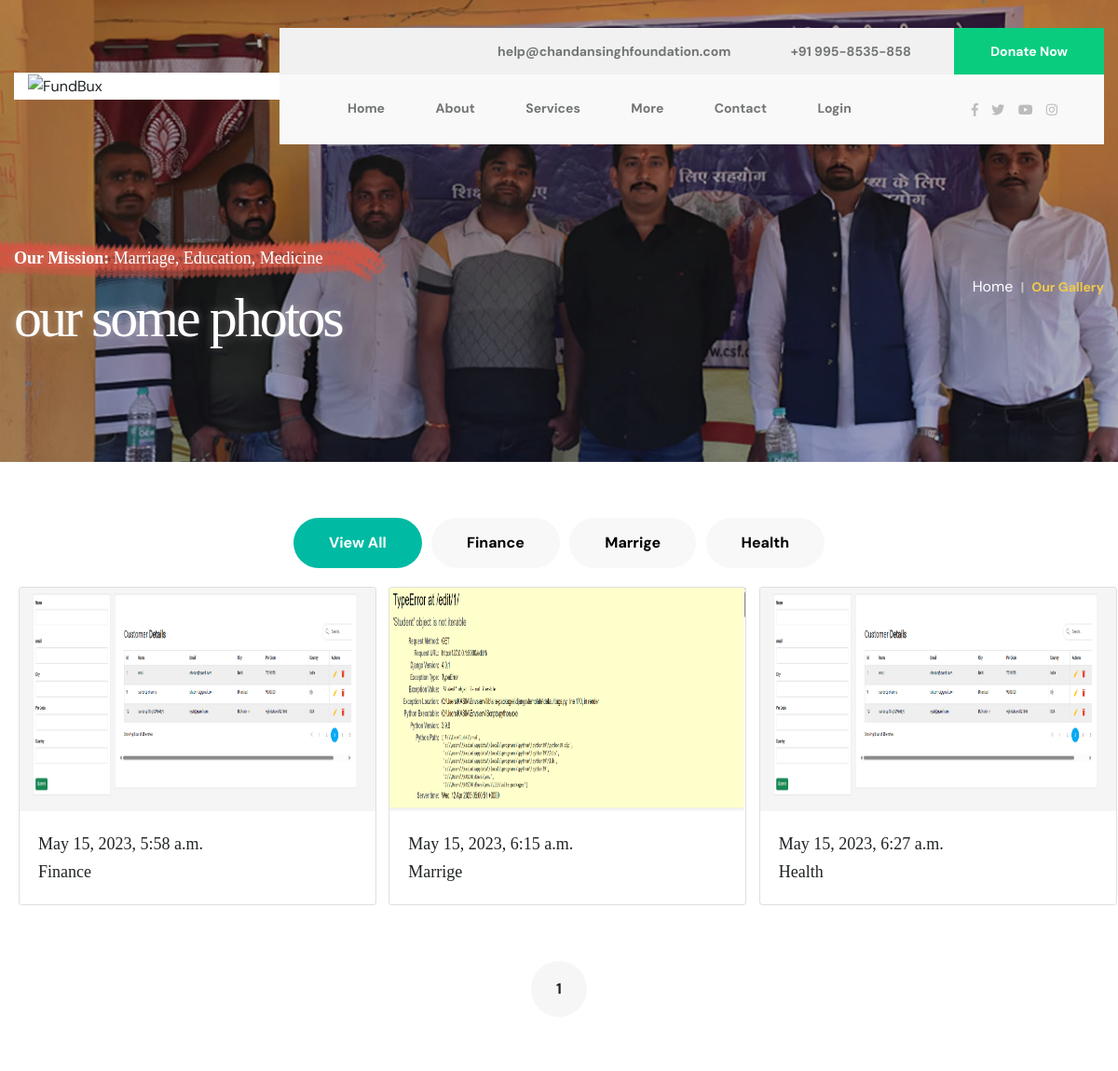
/cs-galarys/ (upper part), run on an earlier commit of the app's database.
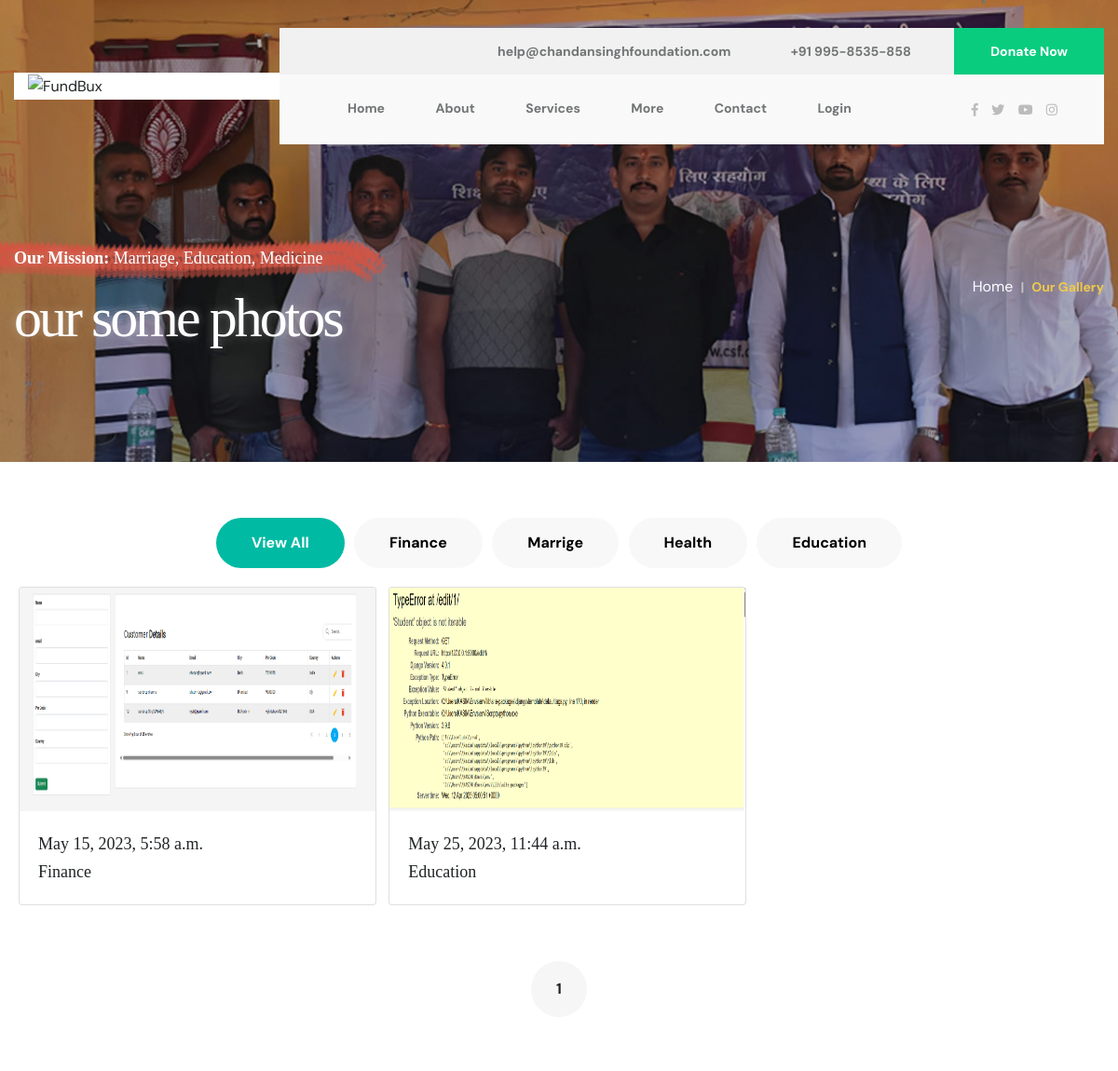
And on a later commit of the database.
### app/models.py (models this page shows, shortened)
class Image_Category(models.Model):
    user=models.ForeignKey(CustomUser, on_delete=models.CASCADE)
    create_category=models.CharField(max_length=120 ,blank=True,null=True)
    created_at=models.DateTimeField(auto_now_add=True)
    updated_at=models.DateTimeField(auto_now_add=False, auto_now=True,null=True,blank=True)
    def __str__(self):
        return str(self.create_category)

class Admin_Post_Img(models.Model):
    Img_Avatar = models.ImageField(upload_to = 'ADMIN/IMAGE')
    select_category=models.ForeignKey(Image_Category, on_delete=models.CASCADE)

### app/views.py (the view)
# urls.py: path('cs-galarys/',User_Causes,name='User_Causes'),
def User_Causes(request ,data=None):
    galary_imgs=Admin_Post_Img.objects.all().order_by('id')
    pro_cate = Image_Category.objects.all()
    cate = request.GET.get(str('category'))
    pro_img = Admin_Post_Img.objects.filter(select_category__create_category=cate)
    paginator = Paginator(galary_imgs , 6)
    page_number = request.GET.get('page')
    try:
        page_obj = paginator.get_page(page_number)
    except PageNotAnInteger:
        page_obj = paginator.page(1)
    except EmptyPage:
         page_obj = paginator.page(paginator.num_pages)
    view = paginator.get_page(page_number)
    return render(request, 'User_Templates/causes.html',{'galary_imgs':galary_imgs,'page_obj':view,'pro_cate':pro_cate ,'pro_img':pro_img})

### templates/User_Templates/causes.html (shortened to what this page needs)
{% extends 'User_Templates/base_foundation.html' %}
{% load static %}
{% block content %}
    <section class="page-banner-wrap bg-cover" style='background-image: url("{% static "assets/img/banner/event-1170.jpg" %}")''>
        <div class="container">
            <div class="row align-items-center">
                <div class="col-md-8">
                    <div class="page-heading text-white">
                        <div class="sub-title">
                            <h4><strong>Our Mission:</strong> Marriage, Education, Medicine</h4>
                        </div>
                        <div class="page-title">
                            <h1>our some  photos</h1>
                        </div>
                    </div>
                </div>
                <div class="col-md-4">
                    <nav aria-label="breadcrumb">
                        <ol class="breadcrumb">
                          <li class="breadcrumb-item"><a href="#">Home</a></li>
                          <li class="breadcrumb-item active" aria-current="page">Our Gallery</li>
                        </ol>
                    </nav>
                </div>
            </div>
        </div>
    </section>
    <section class="our-causes-section section-padding">
        <div class="container">
            <div class="row">
                <div class="col-12 col-lg-12 text-center">
                    <div class="causes-cat-filter">
                        <form action="">
                            <a href="/cs-causes/"> <button data-filter="*"  class="active">View All</button></a>
                            {% for pro_cate in pro_cate %}
                            <a href="{% url 'User_Causes' %}" ><button  data-filter="education" name="category" value="{{pro_cate.create_category}}">{{pro_cate}}</button></a>
                            {% endfor %}
                        </form>
                    </div>
                </div>
            </div>
            <div class="row p-1">
              {% if  pro_img %}
                {% for i in pro_img %}
                <div class="col-sm-4 col-lx-4 p-3">
                    <div class="card" style="width: 24rem;">
                        <img src="/media/{{i.Img_Avatar}}" class="card-img-top"  width="360"  height="240" alt="...">
                        <div class="card-body">
                        <h5>{{i.select_category.updated_at}}</h5>
                        <h5>{{i.select_category|capfirst}}</h5>
                        </div>
                      </div>
                </div>
                {% endfor %}
                {% else %}
                {% for i in page_obj %}
                <div class="col-sm-4 col-lx-4 p-3">
                    <div class="card" style="width: 24rem;">
                        <img src="/media/{{i.Img_Avatar}}" class="card-img-top"  width="360"  height="240" alt="...">
                        <div class="card-body">
                        <h5>{{i.select_category.updated_at}}</h5>
                        <h5>{{i.select_category|capfirst}}</h5>
                        </div>
                      </div>
                </div>
                {% endfor %}
              {% endif %}
            </div>
            <div class="row align-items-center">
                <div class="col-12 col-lg-12 text-center">
                    <div class="causes-page-nav mt-40 causes-pages-link">
                        <ul>
                            <li><a href="#">{{page_obj.number}}</a></li>
                        </ul>
                    </div>
                </div>
            </div>
        </div>
    </section>
    {% endblock content %}

### templates/User_Templates/base_foundation.html (shortened to what this page needs)
{% load static %}
<!DOCTYPE html>
<html lang="en">
<head>
    <link rel="stylesheet" href="{% static 'assets/css/icons.css' %}">
    <link rel="stylesheet" href="{% static 'assets/css/animate.css' %}">
    <link rel="stylesheet" href="{% static 'assets/css/magnific-popup.css' %}">
    <link rel="stylesheet" href="{% static 'assets/css/owl.carousel.min.css' %}">
    <link rel="stylesheet" href="{% static 'assets/css/metismenu.css' %}">
    <link rel="stylesheet" href="{% static 'assets/css/owl.theme.css' %}">
    <link rel="stylesheet" href="{% static 'assets/css/bootstrap.min.css' %}">
    <link rel="stylesheet" href="{% static 'assets/css/style.css' %}">
    <link rel="stylesheet" href="{% static 'assets/css/style.css' %}">
</head>
<body>
    {% include 'includes/header.html' %}
    {% block content %}{% endblock content %}
</body>
</html>

### templates/includes/header.html (shortened to what this page needs)
{%load static %}
<header class="header-wrap header-box-style header-1">
    <div class="container">
        <div class="row align-items-center">
            <div class="col-xl-3 col-6 col-lg-3 pr-0">
                <div class="logo">
                    <a href="{% url 'User_Index' %}"><img src="{% static 'assets/img/csf-img/Logo-CS-5.png' %}" alt="FundBux"></a>
                </div>
            </div>
            <div class="col-xl-9 pl-lg-0 col-lg-9 d-none d-lg-block">
                <div class="box-wrap">
                    <div class="top-bar text-right">
                        <a href="mailto:help@chandansinghfoundation.com"><i class="fal fa-envelope"></i>help@chandansinghfoundation.com</a>
                        <a href="tel:+91 995-8535-858"><i class="fal fa-phone"></i>+91 995-8535-858</a>
                        <a href="{% url 'User_Donation' %}" class="d-btn">Donate Now</a>
                    </div>
                    <div class="menu-wrap d-flex align-items-center justify-content-around">
                        <div class="main-menu">
                            <ul>
                                <li><a href="{% url 'User_Index' %}">Home</a>
                                </li>
                                <li><a href="{% url 'User_About' %}">about</a></li>
                                <li><a href="#">Services</a>
                                </li>
                                <li><a href="#">More</a>
                                </li>
                                <li><a href="{% url 'User_Contact' %}">Contact</a></li>
                                <li><a href="{% url 'admin_login' %}">Login</a></li>
                            </ul>
                        </div>
                        <div class="social-link">
                            <a href="https://www.facebook.com/chandansinghfoundation"><i class="fab fa-facebook-f"></i></a>
                            <a href="#"><i class="fab fa-twitter"></i></a>
                            <a href="https://www.youtube.com/@csf-care"><i class="fab fa-youtube"></i></a>
                            <a href="https://www.instagram.com/chandan_singh_foundation/?hl=en"><i class="fab fa-instagram"></i></a>
                        </div>
                    </div>
                </div>
            </div>
        </div>
    </div>
</header>

### templates/includes/footer.html (shortened to what this page needs)
{% load static %}

What changed in the data, as far as the page shows it:
removed Admin_Post_Img: Img_Avatar (picture), select_category.updated_at "May 15, 2023, 6:15 a.m.", select_category "Marrige"
removed Admin_Post_Img: Img_Avatar (picture), select_category.updated_at "May 15, 2023, 6:27 a.m.", select_category "Health"
added Image_Category: create_category "Education"
added Admin_Post_Img: Img_Avatar (picture), select_category.updated_at "May 25, 2023, 11:44 a.m.", select_category "Education"
